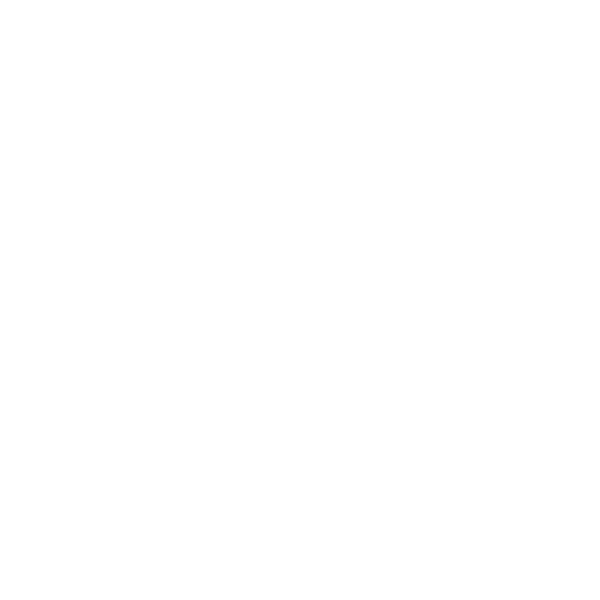
Frame 1 (no input)
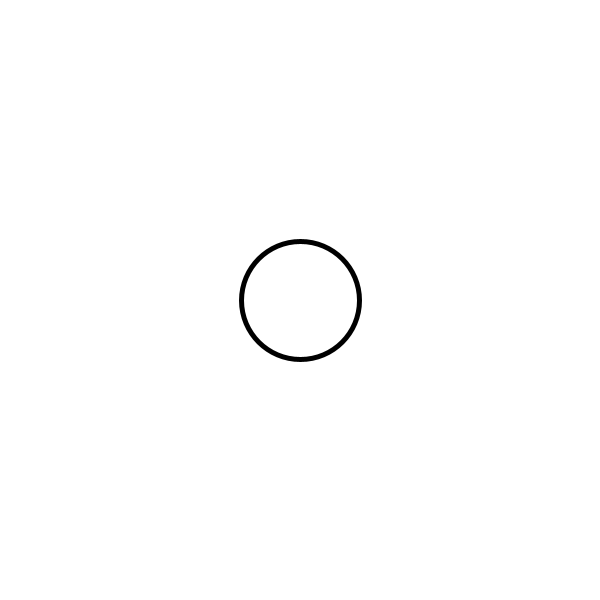
Frame 60 (the mouse pressed at the canvas centre just before this capture)
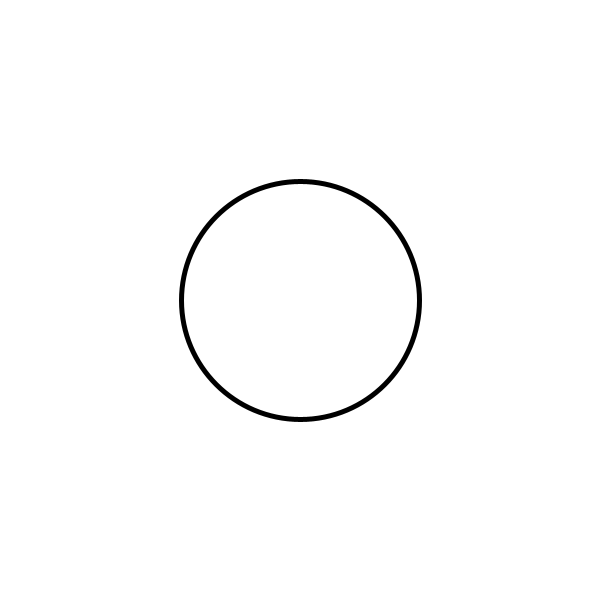
Frame 120 (the mouse held since frame 60 and released just before this capture)

The Processing sketch that drew these frames (run headless with seeded random() and noise(); from frame 60 on, the mouse is pressed at the canvas centre):

// Processing sketch: sketch_260218d
// ── sketch_260218d.pde
int a;

void setup(){
  size (600,600);
  a=0;
  strokeWeight(5);
}

void draw(){
  background(255);
  ellipse(300,300,a,a);
  a=a+2;
  if(a>850){
    a=0;
  }
}
